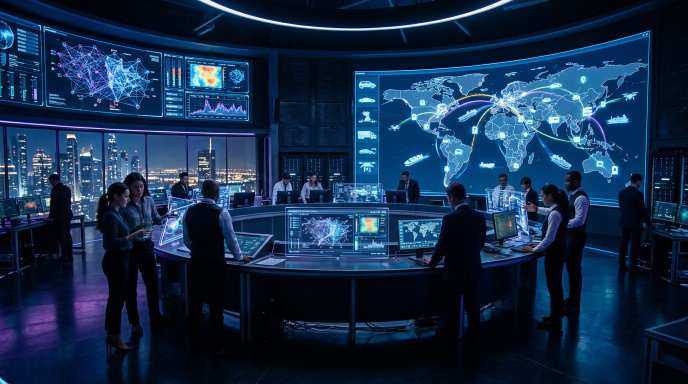
#> input picture outputs/ai_robots_montage/scene01.png, 1376 x 768 px (shown at 1/2 size)
$ python -i make_contextual_ai_robot_montage.py   (imports and definitions only)
#> lines starting #> are read from the running program, lines starting #| are printed output that depends on the picture
#> further down, picture is the input picture: PIL image 1376x768 RGB; mean R, G, B 19.8, 44.9, 74.5
#!/usr/bin/env python3
from pathlib import Path
import subprocess, math, shutil, os
from PIL import Image, ImageDraw, ImageFont, ImageSequence, ImageEnhance, ImageFilter
import imageio_ffmpeg

ROOT = Path(__file__).resolve().parent
OUT = ROOT / 'outputs' / 'ai_robots_montage'
# [1 line not run here, left out]
TMP = Path('/tmp/ai_robot_contextual')
# [1 line not run here, left out]
# [1 line that did not run here, left out]
W, H, FPS = 1280, 720, 20
FONT = '/usr/share/fonts/truetype/dejavu/DejaVuSans.ttf'
FONT_BOLD = '/usr/share/fonts/truetype/dejavu/DejaVuSans-Bold.ttf'

GYM = Path('/tmp/GymRob/docs/_static/videos')
REAL = Path('/tmp/RealRobot/asserts/demos/low_cost_robot')
OSR = Path('/tmp/osr/images/osr-onshape.gif')

SEGMENTS = [
    {'kind':'title','title':'ROBÔS REAIS + IA EM AÇÃO','sub':'montagem contextual com vários trechos e habilidades diferentes','duration':6},
    {'kind':'title','title':'1. ROBÔS REAIS DE BAIXO CUSTO','sub':'tarefas físicas executadas por sistemas treinados em robôs reais','duration':4},
    {'kind':'gif','path':REAL/'pick.gif','title':'ROBÔ REAL: PEGAR OBJETOS','sub':'percepção, controle do braço e precisão para alcançar e pegar', 'source':'RealRobot — MIT', 'duration':10},
    {'kind':'gif','path':REAL/'stack.gif','title':'ROBÔ REAL: EMPILHAR','sub':'coordenação para posicionar objetos com estabilidade', 'source':'RealRobot — MIT', 'duration':10},
    {'kind':'gif','path':REAL/'fold.gif','title':'ROBÔ REAL: DOBRAR / MANIPULAR','sub':'manipulação de objetos deformáveis e sequência de ações', 'source':'RealRobot — MIT', 'duration':10},

    {'kind':'title','title':'2. MÃOS E MANIPULADORES ROBÓTICOS','sub':'habilidades finas: abrir, empurrar, pegar, tocar e ajustar', 'duration':4},
    {'kind':'gif','path':GYM/'adroit_hand/adroit_door.gif','title':'MÃO ROBÓTICA ABRINDO PORTA','sub':'controle de dedos, pulso e força para completar uma tarefa', 'source':'Gymnasium-Robotics — MIT', 'duration':9},
    {'kind':'gif','path':GYM/'adroit_hand/adroit_hammer.gif','title':'ROBÔ USANDO FERRAMENTA','sub':'aprendizado por reforço para executar movimentos com objetivo', 'source':'Gymnasium-Robotics — MIT', 'duration':9},
    {'kind':'gif','path':GYM/'fetch/pick_and_place.gif','title':'PEGAR E COLOCAR','sub':'planejamento de trajetória e manipulação precisa', 'source':'Gymnasium-Robotics — MIT', 'duration':9},
    {'kind':'gif','path':GYM/'fetch/push.gif','title':'EMPURRAR COM PLANEJAMENTO','sub':'o robô altera o estado do ambiente para cumprir uma meta', 'source':'Gymnasium-Robotics — MIT', 'duration':9},
    {'kind':'gif','path':GYM/'shadow_dexterous_hand/manipulate_block_touch_sensors.gif','title':'SENSORES TÁTEIS','sub':'feedback de toque ajuda a corrigir movimentos em tempo real', 'source':'Gymnasium-Robotics — MIT', 'duration':9},

    {'kind':'title','title':'3. AUTONOMIA, NAVEGAÇÃO E CORPO INTEIRO','sub':'robôs que exploram, planejam rotas e se movem sozinhos', 'duration':4},
    {'kind':'gif','path':GYM/'maze/ant_maze.gif','title':'ROBÔ QUADRÚPEDE EM LABIRINTO','sub':'navegação autônoma, exploração e tomada de decisão', 'source':'Gymnasium-Robotics — MIT', 'duration':10},
    {'kind':'gif','path':GYM/'franka_kitchen/franka_kitchen.gif','title':'BRAÇO ROBÓTICO EM AMBIENTE DOMÉSTICO','sub':'sequência de tarefas em cozinha: abrir, mover, acionar', 'source':'Gymnasium-Robotics — MIT', 'duration':10},
    {'kind':'gif','path':OSR,'title':'ROVER: DESIGN E MOBILIDADE','sub':'plataforma robótica aberta inspirada em rovers de Marte', 'source':'NASA/JPL Open Source Rover — Apache-2.0', 'duration':8},

    {'kind':'title','title':'4. ONDE A IA ENTRA','sub':'visão, linguagem, planejamento, diagnóstico, criação e automação', 'duration':4},
    {'kind':'image','path':OUT/'scene01.png','title':'IA ORQUESTRA SISTEMAS','sub':'modelos analisam dados, planejam ações e coordenam operações', 'source':'Cena gerada para contextualização', 'duration':8},
    {'kind':'image','path':OUT/'scene04.png','title':'IA NA SAÚDE','sub':'apoio a diagnóstico, triagem, robótica cirúrgica e análise de imagens', 'source':'Cena gerada para contextualização', 'duration':8},
    {'kind':'image','path':OUT/'scene08.png','title':'IA CRIATIVA E PRODUTIVA','sub':'geração de código, design, conteúdo, simulações e interfaces', 'source':'Cena gerada para contextualização', 'duration':8},
    {'kind':'image','path':OUT/'scene03.png','title':'ROBÔS INDUSTRIAIS COM IA','sub':'automação, inspeção, qualidade e produção em escala', 'source':'Cena gerada para contextualização', 'duration':8},

    {'kind':'title','title':'CONTEXTO FINAL','sub':'IA decide e aprende; robôs percebem, navegam e executam no mundo físico', 'duration':7},
]

# [6 lines left out: function ensure_sources, not called in this run]

def fnt(size, bold=False): return ImageFont.truetype(FONT_BOLD if bold else FONT, size)

def run(cmd):
    print('RUN', ' '.join(map(str, cmd[:8])), '...')
    subprocess.check_call(cmd)

def draw_text(draw, xy, msg, font, fill=(255,255,255,255), stroke=2, anchor=None):
    draw.text(xy, msg, font=font, fill=fill, stroke_width=stroke, stroke_fill=(0,0,0,230), anchor=anchor)

def centered(draw, y, msg, font, fill):
    box=draw.textbbox((0,0), msg, font=font)
    draw_text(draw, ((W-(box[2]-box[0]))//2,y), msg, font, fill, 3)

# [29 lines left out: functions tech_bg, title_frame, load_gif, not called in this run]

def fit_video_frame(frame):
    iw,ih=frame.size
    scale_bg=max(W/iw,H/ih); bg=frame.resize((int(iw*scale_bg),int(ih*scale_bg)),Image.Resampling.LANCZOS)
    bg=bg.crop(((bg.width-W)//2,(bg.height-H)//2,(bg.width-W)//2+W,(bg.height-H)//2+H)).filter(ImageFilter.GaussianBlur(16))
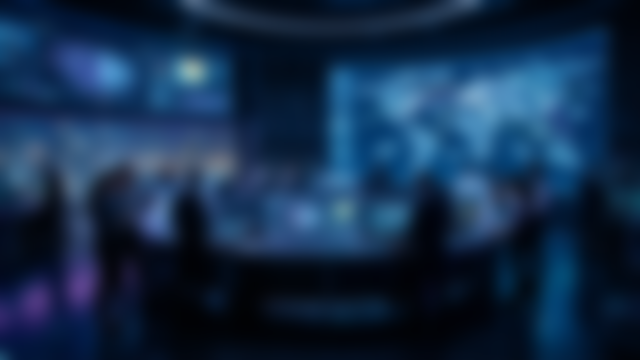
#> bg: PIL image 1280x720 RGB (shown at 1/2 size); mean R, G, B 20, 45, 74.6
    bg=ImageEnhance.Brightness(bg).enhance(0.50).convert('RGBA')
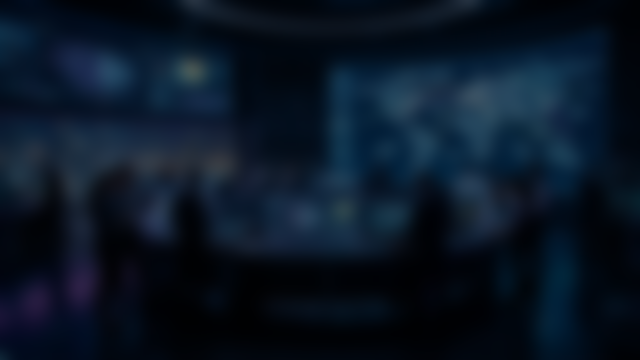
#> bg: PIL image 1280x720 RGBA (shown at 1/2 size); mean R, G, B, A 9.7, 22.2, 37, 255
    scale=min((W*0.90)/iw,(H*0.62)/ih); fg=frame.resize((int(iw*scale),int(ih*scale)),Image.Resampling.LANCZOS).convert('RGBA')
#> after `fg = frame.resize((int(iw * scale), int(ih * scale)), Image.Resampling`:
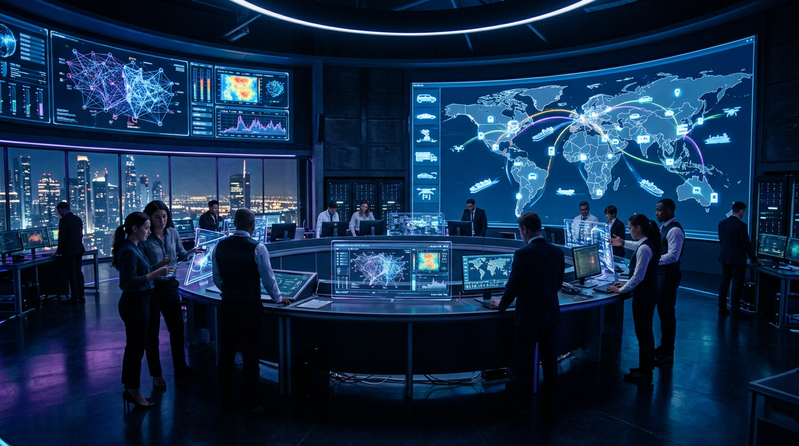
#> fg: PIL image 799x446 RGBA; mean R, G, B, A 19.9, 44.9, 74.4, 255
    x=(W-fg.width)//2; y=72+(405-fg.height)//2 if fg.height<405 else 66
    shadow=Image.new('RGBA',(fg.width+28,fg.height+28),(0,0,0,0)); sd=ImageDraw.Draw(shadow,'RGBA')
    sd.rounded_rectangle((0,0,shadow.width,shadow.height), radius=18, fill=(0,0,0,135))
    bg.alpha_composite(shadow,(x-14,y-14)); bg.alpha_composite(fg,(x,y))
#> after `bg.alpha_composite(shadow, (x - 14, y - 14))`:
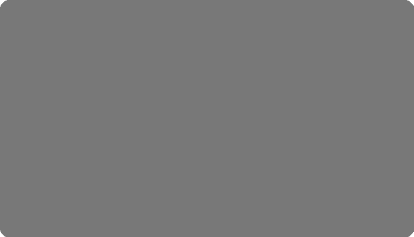
#> shadow: PIL image 827x474 RGBA (shown at 1/2 size); mean R, G, B, A 0, 0, 0, 134.9; transparent parts drawn white
#> after `bg.alpha_composite(shadow, (x - 14, y - 14))`:
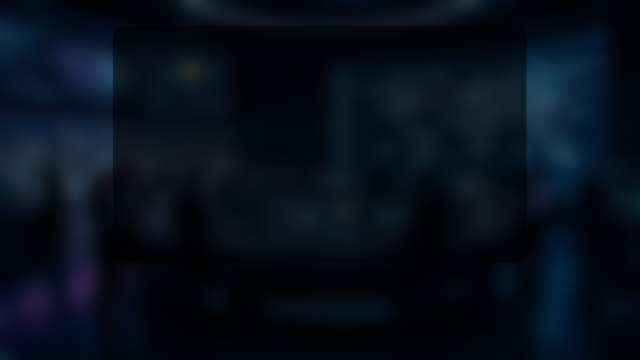
#> bg: PIL image 1280x720 RGBA (shown at 1/2 size); mean R, G, B, A 6.4, 15.2, 26.1, 255
#> after `bg.alpha_composite(fg, (x, y))`:
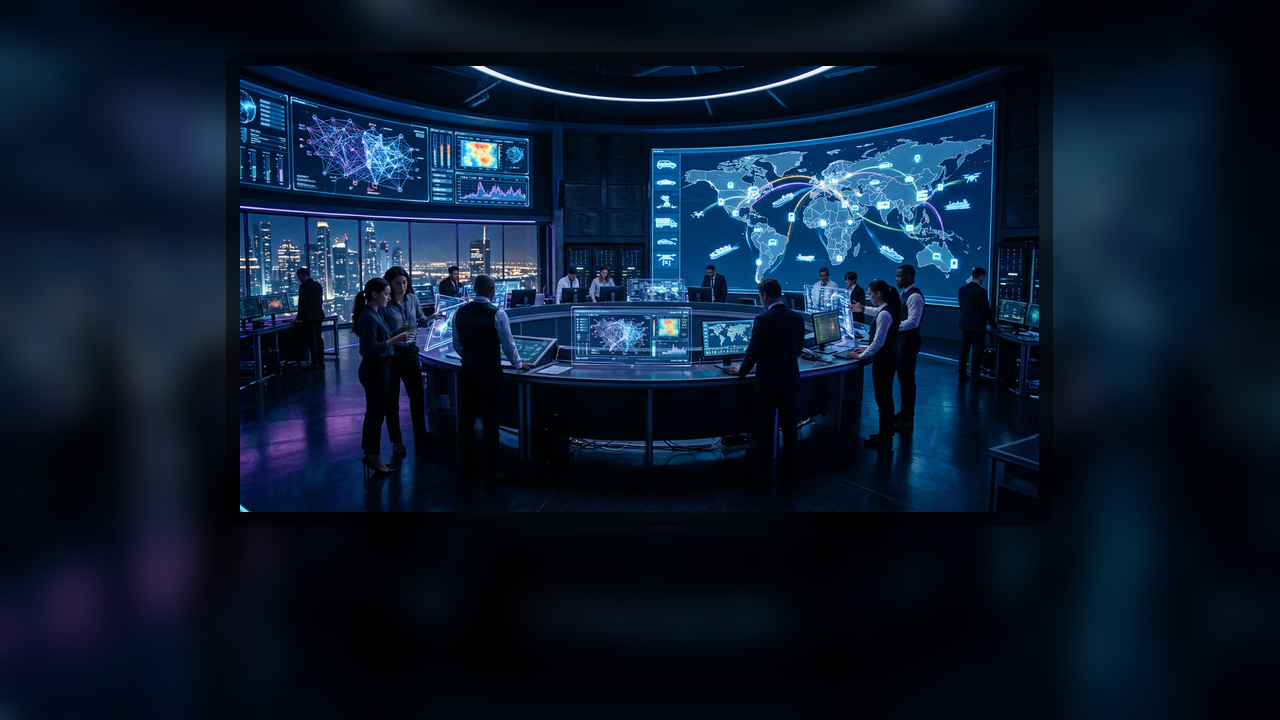
#> bg: PIL image 1280x720 RGBA; mean R, G, B, A 11.4, 26.7, 45.7, 255
    return bg

# [60 lines left out: functions source_frame, render, music, not called in this run]

def mux(video,audio,final):
    run([FFMPEG,'-y','-i',str(video),'-i',str(audio),'-map','0:v:0','-map','1:a:0','-shortest','-c:v','copy','-c:a','aac','-b:a','160k','-movflags','+faststart',str(final)])

# [17 lines left out: function main, not called in this run]
# [1 line not run here, left out]

>>> from PIL import Image
>>> picture = Image.open('outputs/ai_robots_montage/scene01.png')
>>> result = fit_video_frame(picture)

$ run again, on outputs/ai_robots_montage/scene02.png
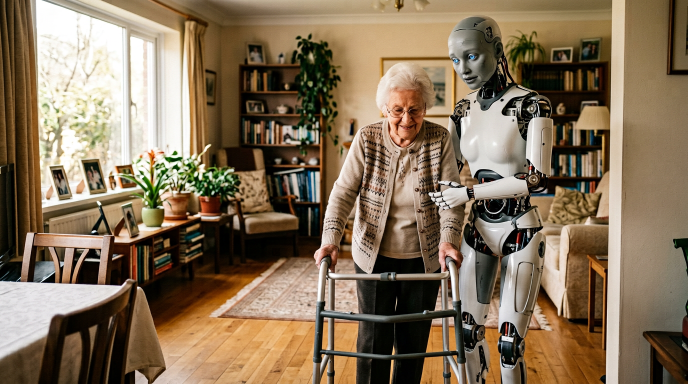
#> input picture outputs/ai_robots_montage/scene02.png, 1376 x 768 px (shown at 1/2 size)
#> picture is the input picture: PIL image 1376x768 RGB; mean R, G, B 132.9, 113.4, 89.1
#> in fit_video_frame, `bg=bg.crop(((bg.width-W)//2,(bg.height-H)//2,(bg.width-W)//2+W,(bg.hei..`:
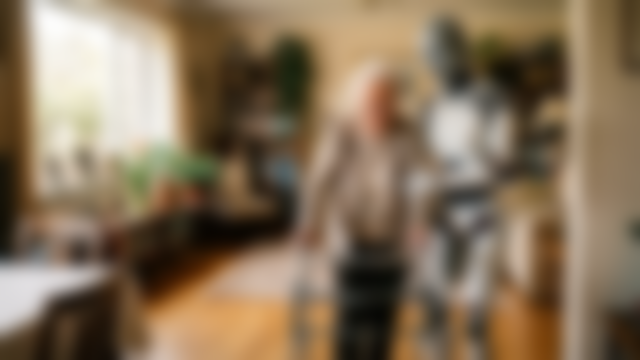
#> bg: PIL image 1280x720 RGB (shown at 1/2 size); mean R, G, B 133.3, 113.7, 89.4
#> in fit_video_frame, `bg.alpha_composite(fg, (x, y))`:
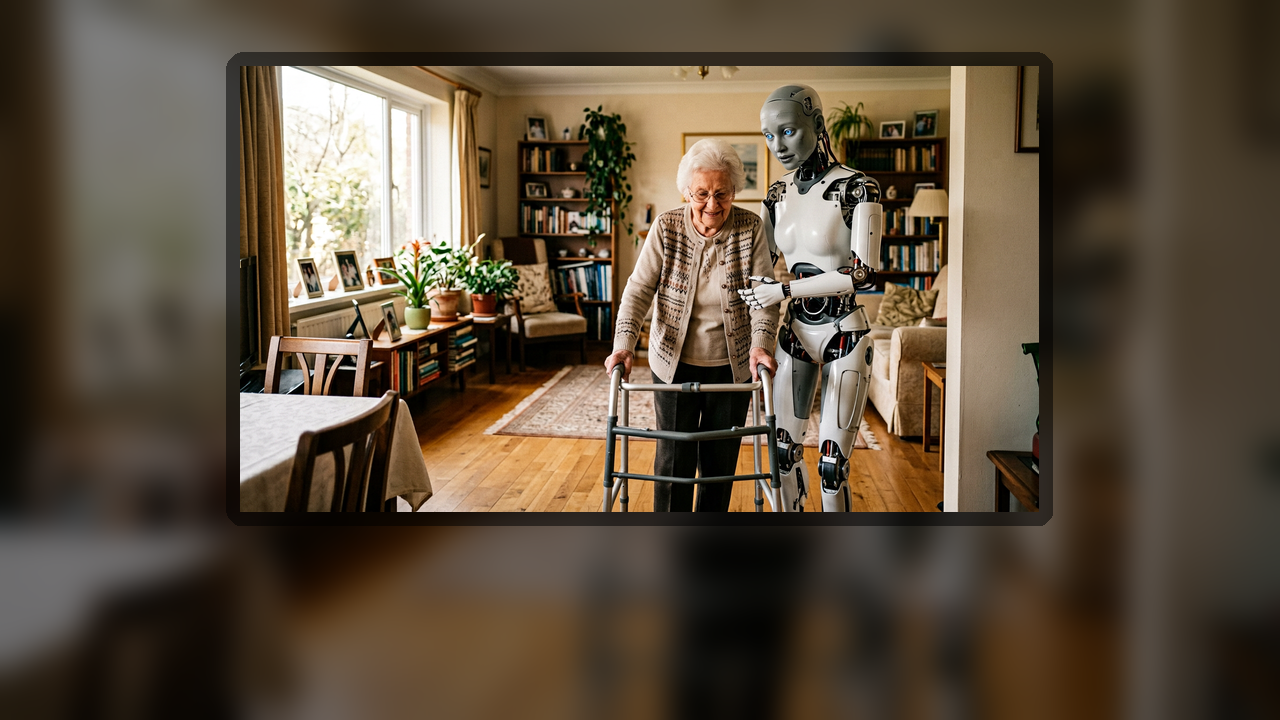
#> bg: PIL image 1280x720 RGBA; mean R, G, B, A 92.5, 78.6, 61.5, 255
